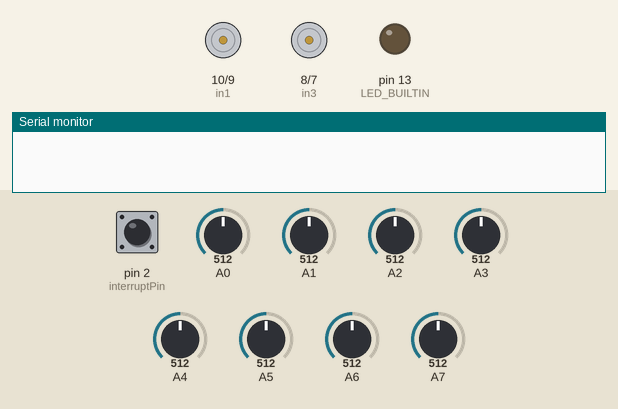
A sketch run on a simulated Arduino Nano, built with avr-gcc and run on an emulated ATmega328P. Parts: motor-driver pin pairs drawn as motors (green arrow = first pin HIGH = forward, orange = second pin HIGH = backward, longer = more drive, scaled by the enable pin), output pins drawn as LEDs (lit = HIGH), the last lines printed to the serial monitor. The inputs (shaded band) are chosen by the test bench; at power-on: pin 2 (interruptPin) HIGH, A0 = 512, A1 = 512, A2 = 512, A3 = 512, A4 = 512, A5 = 512, A6 = 512, A7 = 512.

Above: at 1.2 s.
1.3 s: pin 2 (interruptPin) pulled LOW for 0.15 s
At 3.2 s:
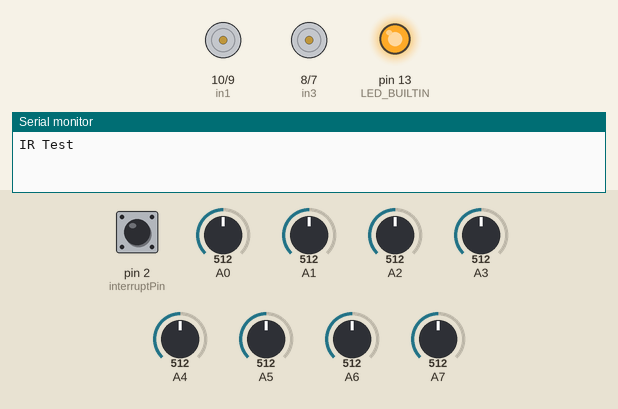
At 13.6 s:
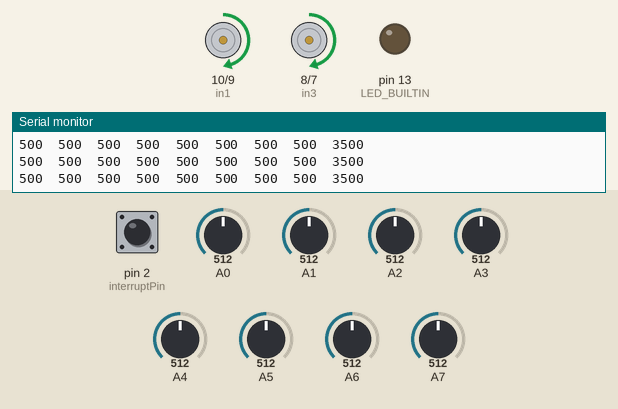
Timing chart, 0 to 15.1 s (numbered marks = the images above; inputs shaded):
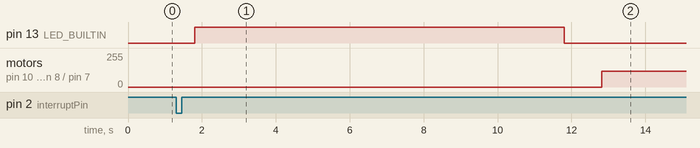

Measured:
- after the input at 1.3 s, pin 13 (LED_BUILTIN): LOW → HIGH after 0.50 s, → LOW 10.0 s later; motor on pin 10 (in1) / pin 9 (in2), motor on pin 8 (in3) / pin 7 (in4): stopped → forward 120/255 after 11.5 s

The sketch:

Motor_ir_bluetooth.ino
```cpp
#include <QTRSensors.h>
#define enB 5
#define enA 6
#define in1 10
#define in2 9
#define in3 8
#define in4 7
QTRSensors qtr;

const uint8_t SensorCount = 8;
uint16_t sensorValues[SensorCount];
boolean mode = LOW; // Low for android , High for sensor
int sensorFlag=LOW; // Low for sensor calibration  , High for Not calibration
const byte interruptPin = 2;
long unsigned int lastPress;
int debounceTime= 40;
boolean ledstate= LOW;
unsigned int ledtime=0;


void SensorCal(){
  // configure the sensors
  qtr.setTypeAnalog();
  qtr.setSensorPins((const uint8_t[]){A0, A1, A2, A3, A4, A5, A6, A7}, SensorCount);
  qtr.setEmitterPin(3);

  delay(500);
  pinMode(LED_BUILTIN, OUTPUT);
  digitalWrite(LED_BUILTIN, HIGH); // turn on Arduino's LED to indicate we are in calibration mode

  // analogRead() takes about 0.1 ms on an AVR.
  // 0.1 ms per sensor * 4 samples per sensor read (default) * 6 sensors
  // * 10 reads per calibrate() call = ~24 ms per calibrate() call.
  // Call calibrate() 400 times to make calibration take about 10 seconds.
  for (uint16_t i = 0; i < 400; i++)
  {
    qtr.calibrate();
  }
  digitalWrite(LED_BUILTIN, LOW); // turn off Arduino's LED to indicate we are through with calibration

  // print the calibration minimum values measured when emitters were on
  Serial.begin(9600);
  for (uint8_t i = 0; i < SensorCount; i++)
  {
    Serial.print(qtr.calibrationOn.minimum[i]);
    Serial.print(' ');
  }
  Serial.println();

  // print the calibration maximum values measured when emitters were on
  for (uint8_t i = 0; i < SensorCount; i++)
  {
    Serial.print(qtr.calibrationOn.maximum[i]);
    Serial.print(' ');
  }
  Serial.println();
  Serial.println();
  delay(1000);
  }

void SensorData(){
  // read calibrated sensor values and obtain a measure of the line position
  // from 0 to 5000 (for a white line, use readLineWhite() instead)

  uint16_t position = qtr.readLineBlack(sensorValues);
  uint16_t sum = 0;
  // print the sensor values as numbers from 0 to 1000, where 0 means maximum
  // reflectance and 1000 means minimum reflectance, followed by the line
  // position

  for (uint8_t i = 0; i < SensorCount; i++){
    sum =sum+ sensorValues[i];
    Serial.print(sensorValues[i]);
    Serial.print('\t');
  }
  Serial.println(position);
  if( position < 3000){ // move left
     analogWrite(enA,70);
     analogWrite(enB,70);
     digitalWrite(in1,LOW);
     digitalWrite(in2,LOW);
     digitalWrite(in3,HIGH);
     digitalWrite(in4,LOW);
  }
  if (position >=3000 && position <4500){ //move straight
      analogWrite(enA,120);
      analogWrite(enB,120);
      digitalWrite(in1,HIGH);
      digitalWrite(in2,LOW);
      digitalWrite(in3,HIGH);
      digitalWrite(in4,LOW);
  }

  if(position >=4500 && position < 6800){ //move right
     analogWrite(enA,70);
     analogWrite(enB,70);
     digitalWrite(in1,HIGH);
     digitalWrite(in2,LOW);
     digitalWrite(in3,LOW);
     digitalWrite(in4,LOW);
  }
  if (sum>7500){
    off();
  }


  delay(250);
  if(ledtime>6){
    ledstate=!ledstate;
    ledtime=0;
    }
  digitalWrite(LED_BUILTIN, ledstate);
  ledtime++;
  }

void forward(){
  analogWrite(enA,255);
  analogWrite(enB,255);
  digitalWrite(in1,HIGH);
  digitalWrite(in2,LOW);
  digitalWrite(in3,HIGH);
  digitalWrite(in4,LOW);
  }
void back(){
  analogWrite(enA,255);
  analogWrite(enB,255);
  digitalWrite(in1,LOW);
  digitalWrite(in2,HIGH);
  digitalWrite(in3,LOW);
  digitalWrite(in4,HIGH);
  }
void right(){
  analogWrite(enA,255);
  analogWrite(enB,255);
  digitalWrite(in1,HIGH);
  digitalWrite(in2,LOW);
  digitalWrite(in3,LOW);
  digitalWrite(in4,LOW);
  }

void left(){
  analogWrite(enA,255);
  analogWrite(enB,255);
  digitalWrite(in1,LOW);
  digitalWrite(in2,LOW);
  digitalWrite(in3,HIGH);
  digitalWrite(in4,LOW);
  }


void off(){
  analogWrite(enA,0);
  analogWrite(enB,0);
  digitalWrite(in1,LOW);
  digitalWrite(in2,LOW);
  digitalWrite(in3,LOW);
  digitalWrite(in4,LOW);
  }
void motorTest(){
   forward();
  Serial.println("F");
  delay(1000);
  back();
  Serial.println("B");
  delay(1000);
  right();
  Serial.println("R");
  delay(1000);
  left();
  Serial.println("L");
  delay(1000);
  off();
  Serial.println("stop");
  delay(1000);


  }
void setup() {
  // put your setup code here, to run once:
  pinMode(5,OUTPUT);
  pinMode(6,OUTPUT);
  pinMode(7,OUTPUT);
  pinMode(8,OUTPUT);
  pinMode(9,OUTPUT);
  pinMode(10,OUTPUT);
  Serial.begin(9600);
  pinMode(interruptPin, INPUT_PULLUP);
  attachInterrupt(digitalPinToInterrupt(interruptPin), changeMode, FALLING);


}

void loop() {

  if(mode==LOW){
    if(Serial.available()>0)
    {
    int inbyte= Serial.read();

    switch(inbyte){
    case '0':
    Serial.println("L");
    left();
    delay(1000);
    break;
    case '1':
    Serial.println("R");
    right();
     delay(1000);
    break;
    case '2':
    Serial.println("U");
    forward();
     delay(1000);
    break;
    case '3':
    Serial.println("D");
    off();
     delay(1000);
    break;
    default:
    break;
    }
  }
    }
  else if(mode==HIGH){
  digitalWrite(LED_BUILTIN, LOW);
       if(sensorFlag==LOW){
        Serial.println("IR Test");
        SensorCal();
        sensorFlag=HIGH;
        }else{
        SensorData();
        }
       }
      }


void changeMode(){

  if((millis()-lastPress) > debounceTime)
  {
    lastPress = millis();
    if(digitalRead(interruptPin) == 0)
    {
       mode=!mode;
      }
    else if(digitalRead(interruptPin) == 1)
    {
      mode=mode;
      }
   }
  }
```
